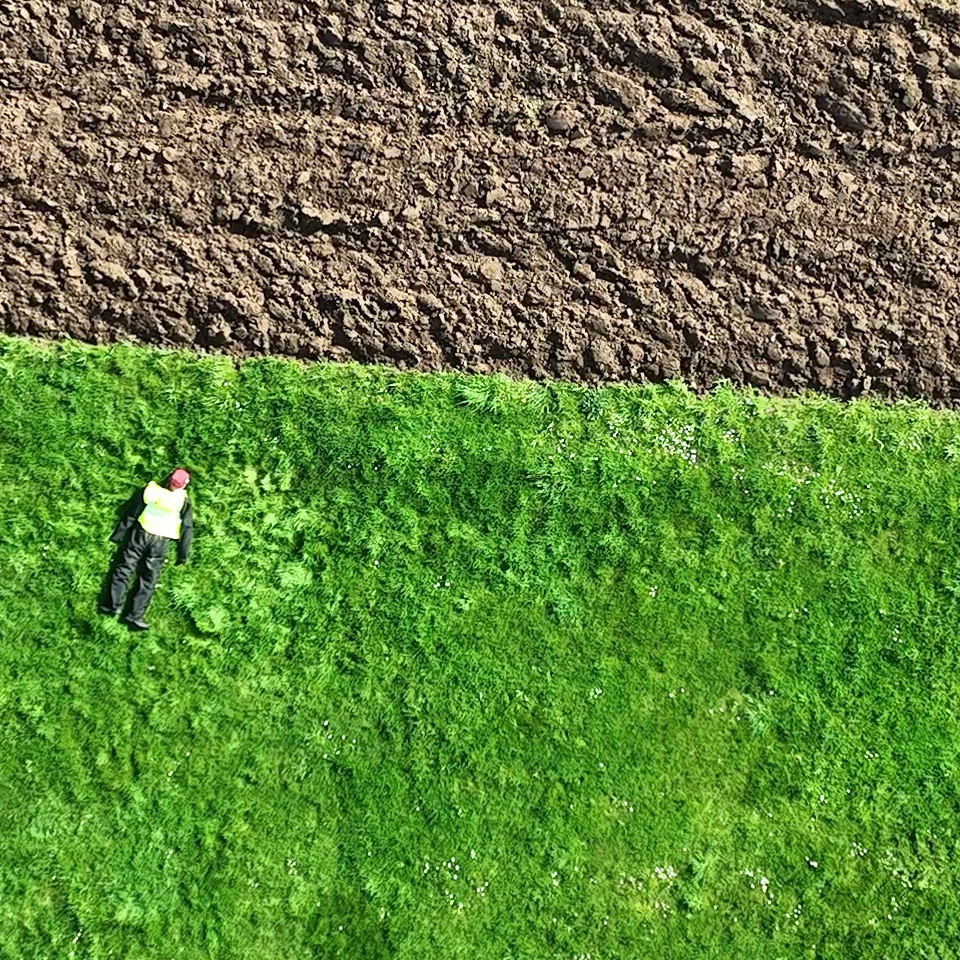
#> input picture RealVideo/test_crop_center.jpg, 960 x 960 px, given in place of the camera
$ python pi_camera_tune.py
#> lines starting #> are read from the running program, lines starting #| are printed output that depends on the picture; after the words box and inside, x2 and y2 are one past the last pixel; in counts of white or black regions, pixels touching at a corner belong together
### config.py
# config.py — All mission settings in one place.
# Values only — no logic except auto-detection and KML loading.

import os
import platform
import subprocess


# ============================================================
#  MODE
# ============================================================
# "SIMULATION" = map.jpg + mouse drawing   "REAL" = live camera + GPS
# Override: export DRONE_MODE=REAL
MODE = os.environ.get("DRONE_MODE", "SIMULATION")


# ============================================================
#  CONNECTION
# ============================================================
def _detect_connection():
    """Auto-detect connection string: Pi serial → WSL gateway → localhost."""
    # 1. Env var always wins
    env = os.environ.get("DRONE_CONN")
    if env:
        return env
    # 2. Pi: serial port present → use mavproxy UDP bridge
    for port in ["/dev/ttyAMA0", "/dev/ttyACM0", "/dev/ttyUSB0"]:
        if os.path.exists(port):
            return "udpin:0.0.0.0:14550"
    # 3. WSL: reach Windows SITL via gateway IP
    if platform.system() == "Linux":
        try:
            with open("/proc/version", "r") as f:
                if "microsoft" in f.read().lower():
                    result = subprocess.run(
                        ["ip", "route", "show", "default"],
                        capture_output=True, text=True,
                    )
                    parts = result.stdout.strip().split()
                    if "via" in parts:
                        gw = parts[parts.index("via") + 1]
                        return f"tcp:{gw}:5762"
        except Exception:
            pass
    # 4. Default: Windows localhost
    return "tcp:127.0.0.1:5762"

CONNECTION_STR = _detect_connection()  # Override: export DRONE_CONN=tcp:IP:PORT
BAUD_RATE = int(os.environ.get("DRONE_BAUD", 921600))


# ============================================================
#  FLIGHT — altitudes & speeds
# ============================================================
TARGET_ALT = 35.0               # Search altitude (m)
VERIFY_ALT = 15.0               # Descent altitude for close-up verification (m)

if TARGET_ALT > 50:
    print(f"WARNING: TARGET_ALT={TARGET_ALT}m exceeds R04 limit of 50m, capping")
    TARGET_ALT = 50

TRANSIT_SPEED_MPS = 15.0        # Speed to/from search area
SEARCH_SPEED_MPS = 10.0         # Default search pass speed
FOCUS_SEARCH_SPEED_MPS = 5.0    # Slower in Focus Area (PLB zone)

# Altitude-dependent speed: linear interpolation
SPEED_ALT_LOW = 20.0            # Below this altitude → SPEED_AT_LOW
SPEED_ALT_HIGH = 50.0           # Above this altitude → SPEED_AT_HIGH
SPEED_AT_LOW = 6.0              # m/s at low alt (less blur)
SPEED_AT_HIGH = 10.0            # m/s at high alt (faster coverage)

# [8 lines left out: function speed_for_altitude, not called in this run]


# ============================================================
#  CAMERA — sensor & optics
# ============================================================
SENSOR_WIDTH_MM = 5.02          # IMX296 sensor width
FOCAL_LENGTH_MM = 5.46          # Calibrated 2026-03-11 (92 cm visible at 1 m)
IMAGE_W = 1456                  # IMX296 native width
IMAGE_H = 1088                  # IMX296 native height
REAL_CAMERA_INDEX = 0           # /dev/video0 on Pi

# White balance (Pi picamera2 only)
CAMERA_AWB_MODE = "auto"        # "auto", "daylight", "cloudy", "indoor", "manual"
CAMERA_COLOUR_GAINS = (1.5, 1.2)  # (red, blue) — used only when AWB_MODE = "manual"
CAMERA_COLOR_CORRECTION = False # Software gray-world correction (not needed)
CAMERA_FLIP_180 = True          # Camera mounted inverted on drone
UNDISTORT_ENABLED = False       # OFF — set True when valid calibration_data.npz exists


# ============================================================
#  DETECTION — CV thresholds & confirmation
# ============================================================
CONFIDENCE_THRESHOLD = 0.2      # Min YOLO confidence (low — operator filters FPs)
DETECT_CONFIRM_FRAMES = 3       # Consecutive frames before triggering (--smart-detect)
DETECT_LOCK_RADIUS_M = 5.0     # Ignore detections beyond this from locked target
MAX_DETECT_QUEUE = 20          # Max queued detections; oldest dropped when exceeded


# ============================================================
#  TARGET SPECS
# ============================================================
TARGET_REAL_RADIUS_M = 0.15     # Dummy radius (15 cm)
DUMMY_HEIGHT_M = 1.8            # Dummy height for FOV calculations
CONE_HEIGHT_M = 0.5             # Traffic cone height
PANTS_HEIGHT_M = 0.9            # Pants on ground
TSHIRT_HEIGHT_M = 0.8           # T-shirt on ground
BACKPACK_HEIGHT_M = 0.7         # Backpack on ground


# ============================================================
#  NFZ GEOFENCE
# ============================================================
NFZ_HARD_BOUNDARY_M = 3.0      # Inside this → force MANUAL
NFZ_SOFT_BOUNDARY_M = 8.0      # Quadratic repulsion zone (legacy --nfz-repel)
NFZ_WAYPOINT_BUFFER_M = 30.0   # Skip waypoints within this of NFZ
NFZ_SLOW_ZONE_M = 20.0         # Speed scalar field active within this (20m → 2m ramp)
NFZ_SCALAR_ZERO_M = 2.0        # Speed drops to 0 at this distance (full stop zone)
NFZ_MIN_SPEED_MPS = 0.0        # Speed at NFZ_SCALAR_ZERO_M and below (0 = full stop)
NFZ_ZONE_MAX_SPEED_MPS = 3.0   # Speed at outer edge of slow zone (20m out)
NFZ_INNER_OFFSET_M = 20.0      # Inner (pink) polygon offset inside NFZ
NFZ_INNER_RANGE_M = 23.0       # Repulsion active within this from inner polygon (~3m from boundary)
NFZ_PUSH_SPEED_MPS = 5.0       # Constant repulsive push speed (away from NFZ)


# ============================================================
#  SEARCH AREA — zones loaded from KML
# ============================================================
# Fallback coordinates from AENGM0074.kml (overwritten by load_kml_zones if KML found)
# These MUST match the KML — wrong fallback = wrong search area or missing geofence.
SEARCH_AREA_GPS = [
    (51.42326956502679, -2.670948345438704),
    (51.42287025017865, -2.670045428650557),
    (51.42336622593724, -2.668169295906676),
    (51.42421477437771, -2.668809768621569),
    (51.42354069739116, -2.671277780473196),
]
FLIGHT_AREA_GPS = [
    (51.42342595349562, -2.671720766408759),
    (51.42124623420381, -2.670134027271237),
    (51.42244011936099, -2.66568781888585),
    (51.42469179370701, -2.667060227266051),
]
SSSI_GPS = [
    (51.42353586816967, -2.671451754138619),
    (51.42215640321154, -2.669768242108598),
    (51.42267105383615, -2.667705438815299),
    (51.42335592245168, -2.668164601092489),
    (51.42286082606338, -2.670043418345824),
    (51.42326667015552, -2.670965419051837),
    (51.42356862274763, -2.671324297543731),
]
TAKEOFF_GPS = (51.42340640206451, -2.671446029622069)
FOCUS_AREA_GPS = [
    (51.42330493862503, -2.669823704225677),
    (51.42344370699984, -2.669496195078445),
    (51.42352782091507, -2.669800245046278),
    (51.42334972740506, -2.67001828046102),
]

REJECTED_TARGET_RADIUS_M = 5.0  # Skip detections near rejected/IOI targets
MAX_RESCAN_PASSES = 3            # Altitude-drop rescan passes before giving up
RESCAN_ALT_FACTOR = 0.8          # Altitude multiplier per rescan pass
RESCAN_ALT_FLOOR_M = 15.0       # Minimum rescan altitude

DIAGONAL_YAW_OFFSET_DEG = 0    # Yaw offset at turn (0 = face scan line, None = auto)


# ============================================================
#  SIMULATION MAP
# ============================================================
MAP_FILE = "assets/map.jpg"
DUMMY_FILE = "assets/dummy.png"
CONE_FILE = "assets/cone.png"
PANTS_FILE = "assets/pants.png"
TSHIRT_FILE = "assets/tshirt.png"
BACKPACK_FILE = "assets/backpack.png"
MAP_WIDTH_METERS = 491.9
REF_LAT = 51.42512107           # Map top-left corner (calibrated 2026-04-02, 2-point, 0.11m avg err)
REF_LON = -2.67222427           # Map top-left corner (calibrated 2026-04-02, 2-point, 0.11m avg err)


# ============================================================
#  PAYLOAD SERVO — release mechanism (Tarot double-throw)
# ============================================================
SERVO_CHANNEL = 9               # Cube AUX output channel (check SERVOx_FUNCTION in MP)
SERVO_CLOSE_PWM = 1500          # PWM to hold / re-latch
SERVO_PARTIAL_PWM = 1300        # Stage 1: partial release
SERVO_FULL_PWM = 1100           # Stage 2: full release


# ============================================================
#  MANUAL FLIGHT (reserved — not yet wired)
# ============================================================
MANUAL_FLY_SPEED_MPS = 5.0     # WASD horizontal speed
MANUAL_CLIMB_RATE_MPS = 2.0    # R/F vertical speed
MANUAL_YAW_STEP_DEG = 10       # Q/E yaw step per keypress
MANUAL_YAW_RATE_DEGS = 30.0    # Yaw rotation speed


# ============================================================
#  LOGGING
# ============================================================
LOG_FILE = "logs/flight_log.csv"


# ============================================================
#  KML LOADER
# ============================================================
# [62 lines left out: function load_kml_zones, not called in this run]


# ============================================================
#  CLI-OVERRIDABLE CONSTANTS (shared between main.py & state_machine.py)
# ============================================================
# These live here to avoid circular imports.  main.py CLI parsing
# overwrites them at startup via  config.REAL_CANVAS_SIZE = ...
REAL_CANVAS_SIZE = 4800
SIM_SPEED = 1
BEACON_DELAY = 0
LOCK_YAW = False

### tests/pi_camera_tune.py
#!/usr/bin/env python3
"""
pi_camera_tune.py — Live camera colour tuning
==============================================
Shows raw Pi camera feed with sliders to fix blue tint in real time.
Once it looks good, press 's' to print the values for config.py.

Controls:
    Red gain slider    — boost red to counter blue tint
    Blue gain slider   — reduce blue
    Green gain slider  — fine-tune
    Gray World toggle  — auto white balance algorithm
    's' — print current values (copy to config.py)
    'r' — reset to defaults
    'q' / ESC — quit

Usage:
    python tests/pi_camera_tune.py
"""

import sys
import os
import time
import numpy as np
import cv2

script_dir = os.path.dirname(os.path.abspath(__file__))
project_root = os.path.dirname(script_dir)
sys.path.insert(0, project_root)

# ── Camera setup ─────────────────────────────────────────────────────────

def open_camera():
    """Open camera: try OpenCV first, then picamera2."""
    try:
        import config
        w, h = config.IMAGE_W, config.IMAGE_H
    except Exception:
        w, h = 640, 480

    # Try OpenCV
    cap = cv2.VideoCapture(0)
    if cap.isOpened():
        ret, _ = cap.read()
#> slider 'GrayWorld' is set to 1
        if ret:
            cap.set(cv2.CAP_PROP_FRAME_WIDTH, w)
            cap.set(cv2.CAP_PROP_FRAME_HEIGHT, h)
            print(f"[CAM] OpenCV camera {w}x{h}")
            return cap, None

    # Try picamera2
    try:
        from picamera2 import Picamera2
        picam = Picamera2()
        picam.configure(picam.create_preview_configuration(
            main={"size": (w, h), "format": "RGB888"}
        ))
        picam.start()
        time.sleep(1)
        print(f"[CAM] picamera2 {w}x{h}")
        return None, picam
    except Exception as e:
        print(f"[CAM] No camera found: {e}")
        return None, None


def get_frame(cap, picam):
    if cap:
        ret, frame = cap.read()
#> frame is the input picture: shape (960, 960, 3); mean B, G, R 61.9, 130.5, 98
        return frame if ret else None
    if picam:
        frame = picam.capture_array()
        return cv2.cvtColor(frame, cv2.COLOR_RGB2BGR)
    return None


# ── Color correction ─────────────────────────────────────────────────────

# [7 lines left out: function apply_gains, not called in this run]


def gray_world(frame):
    """Gray world auto white balance — assumes average scene is neutral gray."""
    f = frame.astype(np.float32)
    avg_b = f[:, :, 0].mean()
#> avg_b = 61.92
    avg_g = f[:, :, 1].mean()
#> avg_g = 130.5
    avg_r = f[:, :, 2].mean()
#> avg_r = 98
    avg_all = (avg_b + avg_g + avg_r) / 3.0
#> avg_all = 96.82
    if avg_b > 0:
        f[:, :, 0] = np.clip(f[:, :, 0] * (avg_all / avg_b), 0, 255)
    if avg_g > 0:
        f[:, :, 1] = np.clip(f[:, :, 1] * (avg_all / avg_g), 0, 255)
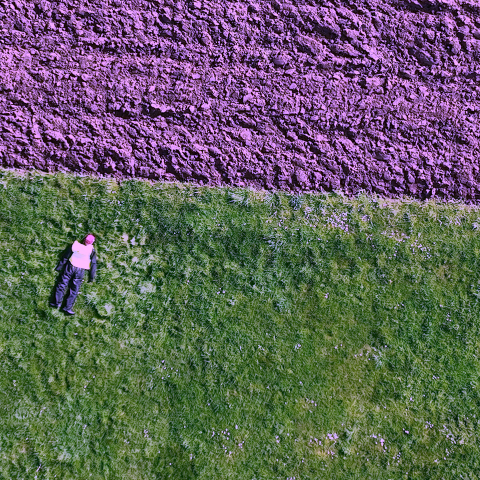
#> f: shape (960, 960, 3) float32 (shown at 1/2 size); mean B, G, R 93.9, 96.8, 98
    if avg_r > 0:
        f[:, :, 2] = np.clip(f[:, :, 2] * (avg_all / avg_r), 0, 255)
    return f.astype(np.uint8)


# ── Main ─────────────────────────────────────────────────────────────────

def main():
    cap, picam = open_camera()
    if cap is None and picam is None:
        print("No camera available. Exiting.")
        return

    win = "Camera Tune"
    cv2.namedWindow(win, cv2.WINDOW_NORMAL)

    # Sliders: value 50 = gain 1.0, range 0-100 maps to 0.0-2.0
    cv2.createTrackbar("Red",   win, 50, 100, lambda x: None)
    cv2.createTrackbar("Green", win, 50, 100, lambda x: None)
    cv2.createTrackbar("Blue",  win, 50, 100, lambda x: None)
    cv2.createTrackbar("GrayWorld", win, 0, 1, lambda x: None)

    print("\n--- Camera Colour Tuning ---")
    print("Drag sliders to adjust. 50 = no change.")
    print("'s' = print config values  'r' = reset  'q' = quit\n")

    fps_t0 = time.time()
    fps_count = 0
    fps = 0.0

    while True:
        frame = get_frame(cap, picam)
        if frame is None:
            continue

        # Read slider values
        r_val = cv2.getTrackbarPos("Red", win)
        g_val = cv2.getTrackbarPos("Green", win)
        b_val = cv2.getTrackbarPos("Blue", win)
        use_gw = cv2.getTrackbarPos("GrayWorld", win)

        r_gain = r_val / 50.0  # 50 -> 1.0
        g_gain = g_val / 50.0
        b_gain = b_val / 50.0

        # Apply corrections
        if use_gw:
            corrected = gray_world(frame)
        else:
            corrected = apply_gains(frame, r_gain, g_gain, b_gain)

        # FPS
        fps_count += 1
        elapsed = time.time() - fps_t0
        if elapsed >= 1.0:
            fps = fps_count / elapsed
            fps_count = 0
            fps_t0 = time.time()

        # Build display: raw on left, corrected on right
        h, w = frame.shape[:2]
        half_w = w // 2
        raw_small = cv2.resize(frame, (half_w, h))
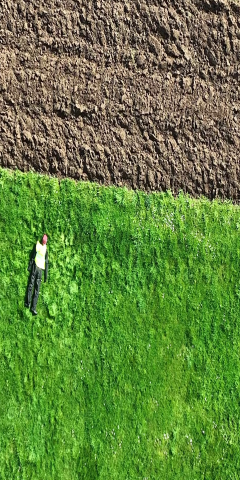
#> raw_small: shape (960, 480, 3) (shown at 1/2 size); mean B, G, R 62.2, 130.8, 98.3
        cor_small = cv2.resize(corrected, (half_w, h))
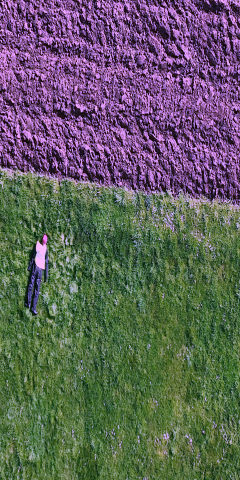
#> cor_small: shape (960, 480, 3) (shown at 1/2 size); mean B, G, R 93.7, 96.6, 96.6
        display = np.hstack([raw_small, cor_small])

        # Labels
        cv2.putText(display, "RAW", (10, 30),
                    cv2.FONT_HERSHEY_SIMPLEX, 0.8, (0, 0, 255), 2)
        cv2.putText(display, "CORRECTED", (half_w + 10, 30),
                    cv2.FONT_HERSHEY_SIMPLEX, 0.8, (0, 255, 0), 2)

        # Info
        if use_gw:
            info = "Mode: Gray World (auto)"
        else:
            info = f"R={r_gain:.2f}  G={g_gain:.2f}  B={b_gain:.2f}"
        cv2.putText(display, info, (10, h - 40),
                    cv2.FONT_HERSHEY_SIMPLEX, 0.6, (255, 255, 255), 1)
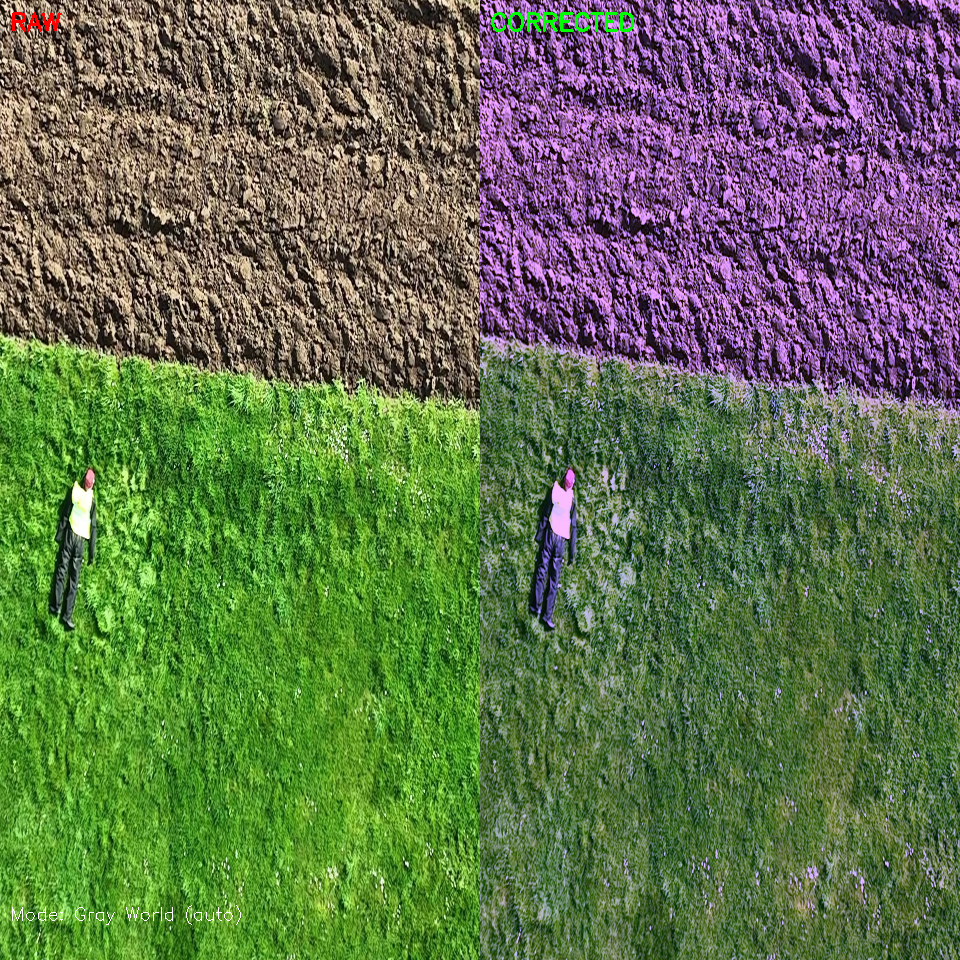
#> display: shape (960, 960, 3); mean B, G, R 77.8, 113.9, 97.4
        cv2.putText(display, f"{fps:.1f} FPS", (10, h - 15),
                    cv2.FONT_HERSHEY_SIMPLEX, 0.5, (200, 200, 200), 1)
#> display: shape (960, 960, 3); 0.01% of pixels changed, all inside (x1, y1, x2, y2) = (13, 935, 72, 946)

        cv2.imshow(win, display)

        key = cv2.waitKey(1) & 0xFF
#> (key q is pressed here)
        if key == ord('q') or key == 27:
            break
        elif key == ord('r'):
            cv2.setTrackbarPos("Red", win, 50)
            cv2.setTrackbarPos("Green", win, 50)
            cv2.setTrackbarPos("Blue", win, 50)
            cv2.setTrackbarPos("GrayWorld", win, 0)
            print("[RESET] All gains back to 1.0")
        elif key == ord('s'):
            print("\n" + "=" * 50)
            print("  Copy these to config.py:")
            print("=" * 50)
            if use_gw:
                print('CAMERA_COLOR_CORRECTION = True')
                print("# Gray world auto-correction enabled")
            else:
                print(f'CAMERA_AWB_MODE = "manual"')
                print(f'CAMERA_COLOUR_GAINS = ({r_gain:.2f}, {b_gain:.2f})  # (red, blue)')
                print(f'# Green gain: {g_gain:.2f}')
            print("=" * 50 + "\n")

    cv2.destroyAllWindows()
    if cap:
        cap.release()
    if picam:
        try:
            picam.stop()
        except Exception:
            pass
    print("Done.")


if __name__ == "__main__":
    main()

$ run again, on RealVideo/fullres_comparison.jpg
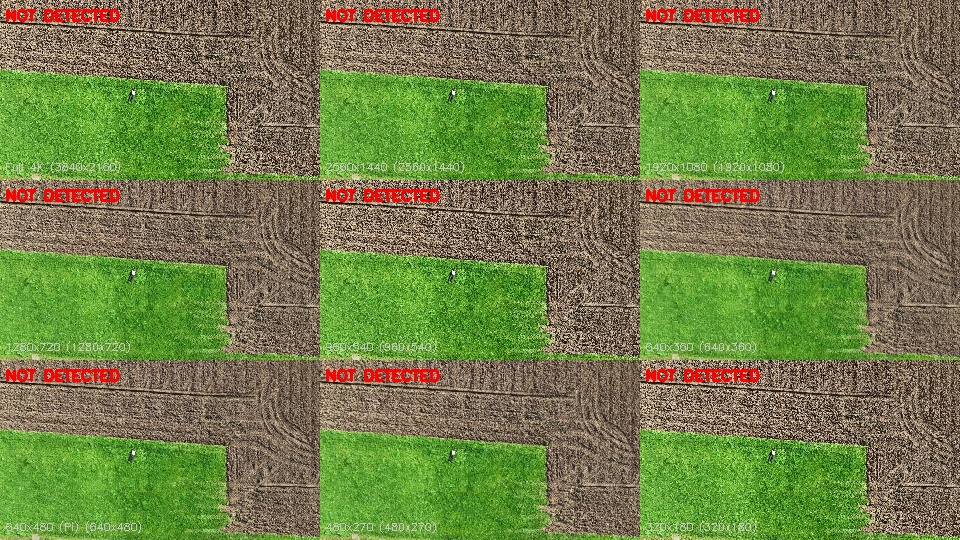
#> input picture RealVideo/fullres_comparison.jpg, 960 x 540 px, given in place of the camera
#> in get_frame, frame is the input picture: shape (540, 960, 3); mean B, G, R 73.4, 126.3, 114.3
#> avg_b = 73.4
#> avg_g = 126.3
#> avg_r = 114.3
#> avg_all = 104.6
#> in main, `cor_small = cv2.resize(corrected, (half_w, h))`:
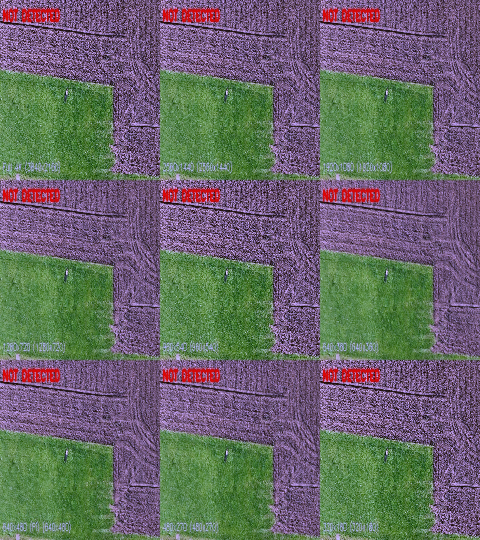
#> cor_small: shape (540, 480, 3); mean B, G, R 104.1, 104.4, 104.4
#> in main, `cv2.putText(display, info, (10, h - 40), cv2.FONT_HERSHEY_SIMPLEX, 0.6..`:
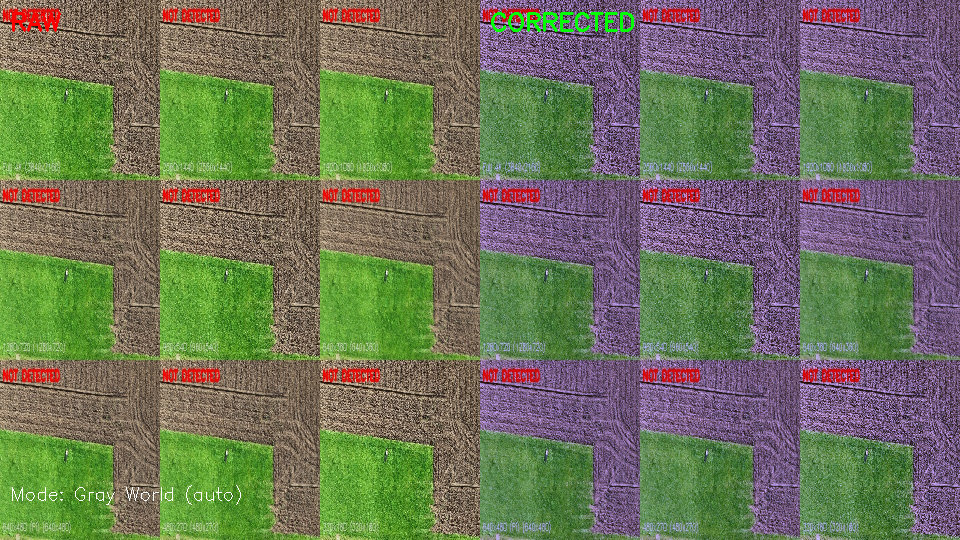
#> display: shape (540, 960, 3); mean B, G, R 88.7, 115.9, 109.4
